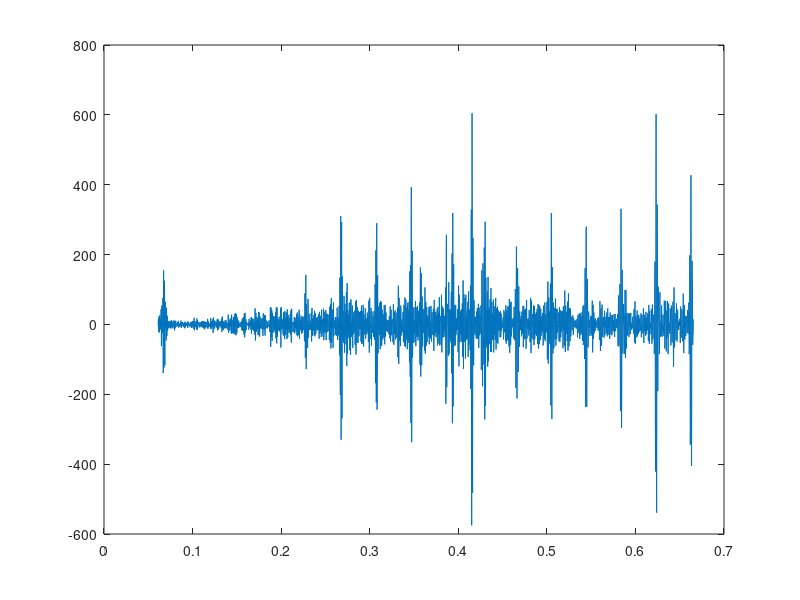
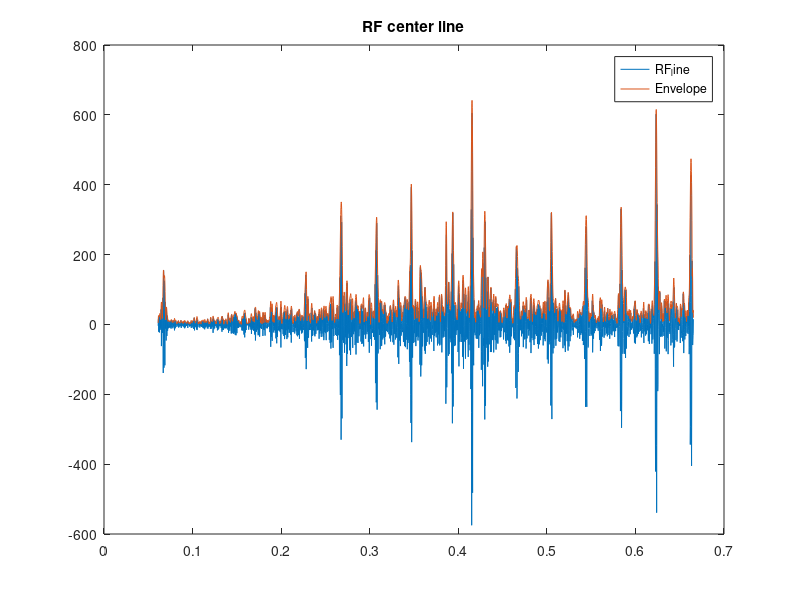
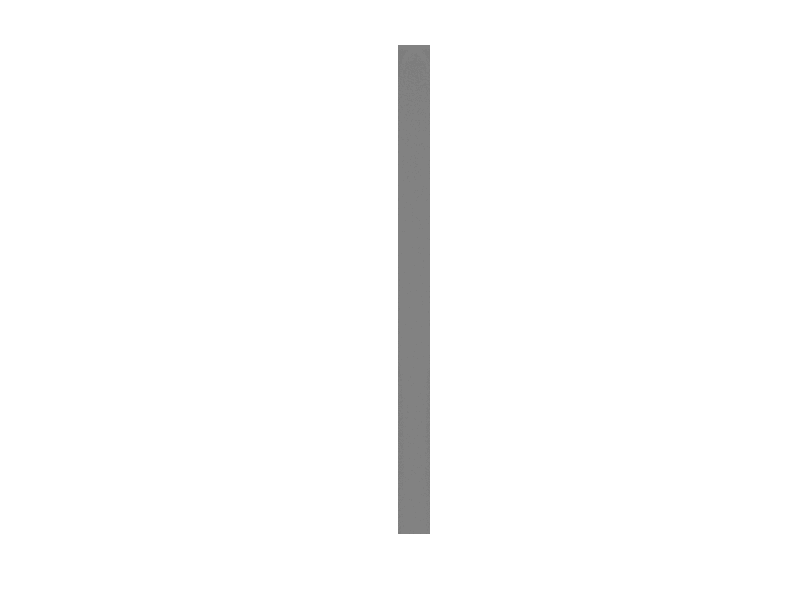

MATLAB code to generate these figures, in order: (Note: this script raises an error after producing the figures.)
rf_data = load('rf_data_phantom.mat');
rf_data.RFdata = cast(rf_data.RFdata, 'double');
center_index = round(length(rf_data.RFdata(1,:))/2);
center_line = rf_data.RFdata(:,center_index);
lambda = 1540 / rf_data.fs;
M = 2;


depth_step = lambda * M;
n_measurement = length(rf_data.RFdata(:,1));
X = zeros(1,n_measurement);
for i = 1:n_measurement
    X(i) = rf_data.start_of_data + i * depth_step;
end

% Plot of RF-center line
plt = plot(X,center_line)
saveas(plt, 'figures/center_rf_plt.png');

% Plot of envelope and RF-center line
env = zeros(size(rf_data.RFdata));
for i = 1:length(rf_data.RFdata(1,:))
    env(:,i) = abs(hilbert(rf_data.RFdata(:,i)));
end
env_single = abs(hilbert(center_line));

plt = plot(X, center_line);
title('RF center line')
hold on
plot(X, env_single)
legend('RF_line','Envelope')
hold off
saveas(plt, 'figures/center_rf_env_plt.png');


% Compression and scale

comp_env = 20 * log10(env + eps);
comp_env = comp_env /(max(max(comp_env)));
scale_comp_env = 127/60 * (comp_env + 60);
env = uint8(scale_comp_env);
plt = imshow(env);
saveas(plt, 'figures/scale_comp_env_center.png');


% Use make_tables, and make_interpolation
start_depth = rf_data.roc; %?????? - Depth for start of image in meters
image_size = 0.3; %??????  - Size of image in meters
start_of_data = rf_data.start_of_data;
delta_r = rf_data.c_sound / rf_data.fs;
N_samples = size(env,1);
theta_start = rf_data.start_angle;
delta_theta = rf_data.angle;
N_lines = size(env,2);
scaling = 60.0; %????? - Scaling factor from envelope to image
Nz = 512; % - Size of image in pixels
Nx = 512; % - Size of image in pixels
make_tables(start_depth, image_size, start_of_data, delta_r, N_samples, theta_start, delta_theta, N_lines, scaling, Nz, Nx);
img_data = make_interpolation(uint32(env));

img = image(double(img_data));
colormap gray;
saveas(img, 'figures/out_interpolation.png');


% Calculate envelops and maxs and mins
for i = 1:66
    im_data = load(['frame_data\8820e_B_mode_invivo_frame_no_', num2str(i), '.mat']);
    data = cast(im_data.RFdata, 'double');
    env = zeros(size(data));
    for j = 1:length(data(1,:))
        env(:,j) = abs(hilbert(data(:,j)));
    end
    comp_env = env / max(max(env)); % Normalize
    comp_env = 20 * log10(comp_env); %log compress.
    scale_comp_env = 127/60*(comp_env+60); % Scale to grayscale.
    env_final = uint32(scale_comp_env); %to fit make_tables
    make_tables(start_depth, image_size, start_of_data, delta_r, N_samples, theta_start, delta_theta, N_lines, scaling, Nz, Nx);
    img = make_interpolation(env_final);
    imagesc(double(img));
    colormap gray;
    imageF(j)=getframe;
end  
movie(imageF, 5, 22)